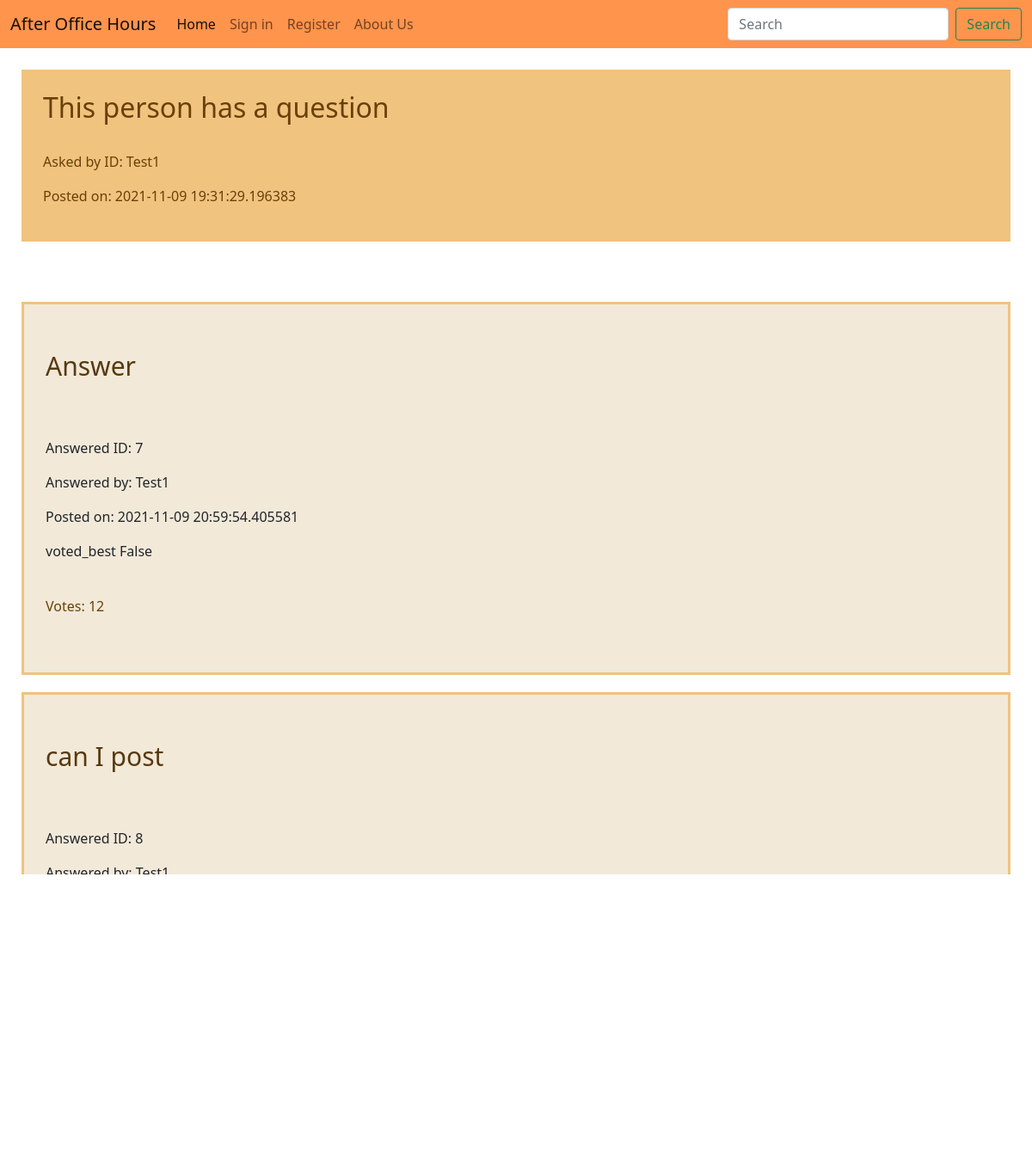
/question/2, run on an earlier commit of the app's database.
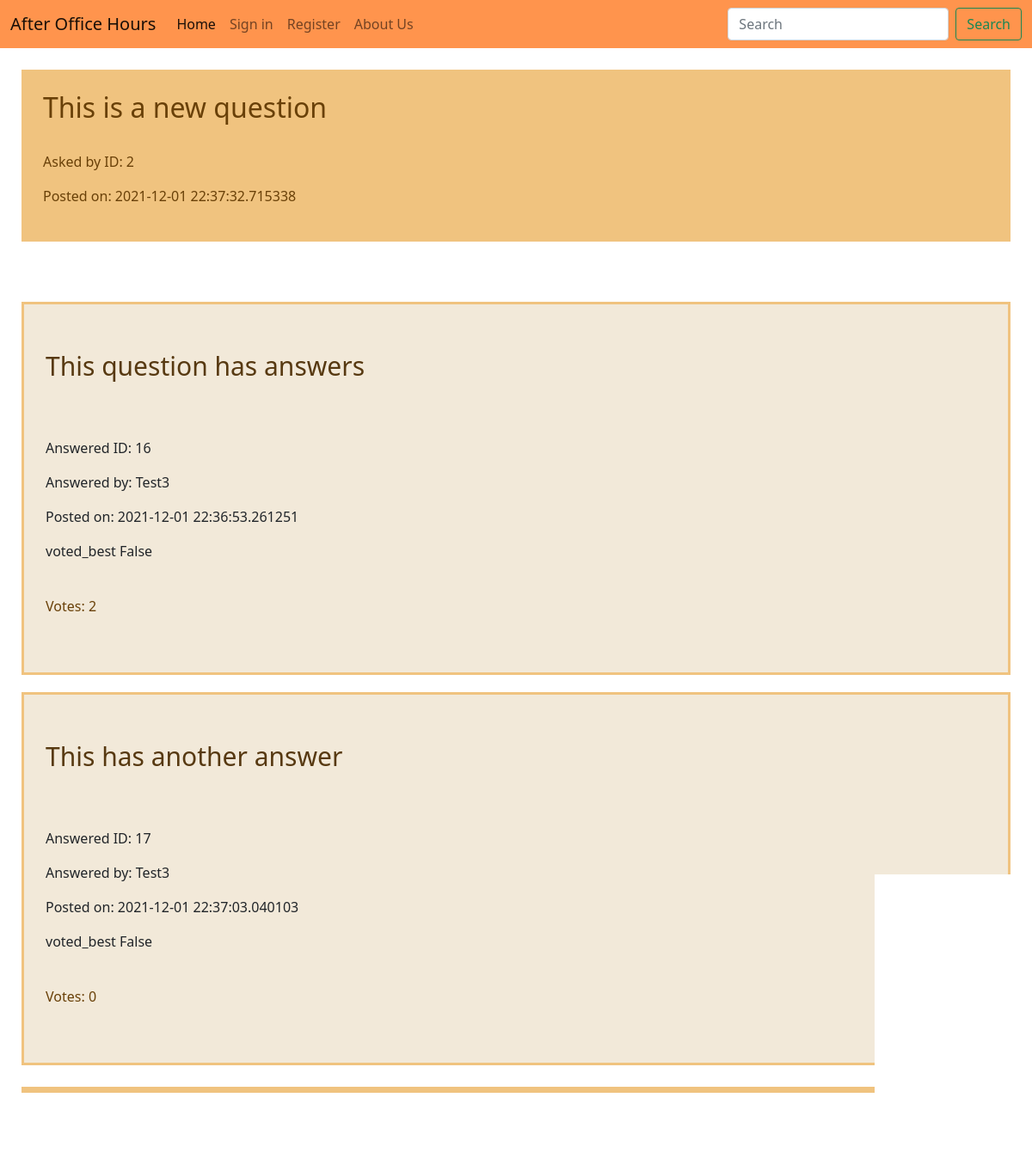
And on a later commit of the database.
### Question.py (models this page shows)
class Question(db.Model):
    id = db.Column(db.Integer, primary_key=True)
    q_text = db.Column(db.Text)
    asked_by_id = db.Column(db.Integer, db.ForeignKey('user.id'))
    post_time = db.Column(db.DateTime)
    solved = db.Column(db.Boolean)
    answers = db.relationship('Answer', backref='question', lazy = True)

class Answer(db.Model):
    id = db.Column(db.Integer, primary_key=True)
    a_text = db.Column(db.Text)
    answered_by_id = db.Column(db.String, db.ForeignKey('user.username'))
    answer_to = db.Column(db.Integer, db.ForeignKey('question.id'))
    post_time = db.Column(db.DateTime)
    votes = db.Column(db.Integer)
    voted_best = db.Column(db.Boolean)

### Question.py (the view)
@app.route("/question/<int:question_id>", methods=['GET', 'POST'])
def question(question_id):
        question = Question.query.get_or_404(question_id)
        question_id = question.id
        if request.method == 'POST' and Answer.query.all()!= None:
            if request.form.get("answer"):
                answer = request.form['answer']
                answer = Answer(
                    a_text = answer,
                    answered_by_id = current_user.username,
                    answer_to = question_id,
                    post_time = datetime.now(),
                    votes = 0,
                    voted_best = False
                )
                db.session.add(answer)
                db.session.commit()
                return redirect(url_for('answer', question_id=question_id))
            elif request.form.get("solved"):
                answer_id = request.form.get("solved")
                current_answer = Answer.query.get_or_404(answer_id)
                current_answer.voted_best = True
                question.solved = True
                db.session.commit()
                return redirect(url_for('answer', question_id=question_id))
            elif request.form.get("voteUp"):
                answer_id = request.form.get("voteUp")
                current_answer = Answer.query.get_or_404(answer_id)
                current_answer.votes = (current_answer.votes + 1)
                db.session.commit()
                q1 = Answer.query.filter_by(answer_to=question_id)
                q1.all()
                q1.order_by(Answer.votes).all()
                answers = q1.order_by(Answer.votes.desc()).all()
                context = {
                'question' : question,
                'answers' : answers
                }
                return render_template( 'question_view.html', question_id=question_id, **context)
            elif request.form.get("voteDown"):
                answer_id = request.form.get("voteDown")
                current_answer = Answer.query.get_or_404(answer_id)
                current_answer.votes = (current_answer.votes - 1)
                db.session.commit()
                q1 = Answer.query.filter_by(answer_to=question_id)
                q1.all()
                q1.order_by(Answer.votes).all()
                answers = q1.order_by(Answer.votes.desc()).all()
                context = {
                'question' : question,
                'answers' : answers
                }
                return render_template( 'question_view.html', question_id=question_id, **context)
        else:
            answers = Answer.query.filter_by(answer_to=question_id).all()
            context = {
            'question' : question,
            'answers' : answers
            }
        return render_template( 'question_view.html', **context)

### Templates/question_view.html (shortened to what this page needs)
{% extends 'home.html' %}
{% block content %}
        <div class="row">
          <div class="col-lg-12">
            <div class="well bs-component">
              <form class="form-horizontal" method="POST" action="{{ url_for('question', question_id=question.id) }}">
                <div class="asked_question_header">
                  <h2>{{ question.q_text }}</h2>
                  <br>
                  <p class="list-group-item-text">Asked by ID: {{ question.asked_by_id }}</p>
                  <p class="list-group-item-text">Posted on: {{ question.post_time }}</p>
                </div>
                <div class="displayed_answers">
                  {% for answer in answers %}
                  <div class="individual_answer">
                    <br>
                    <div class="displayed_answer_header">
                      <p class="list-group-item-text">{{ answer.a_text }}</p>
                     <br>
                    </div>
                    <p class="list-group-item-text">Answered ID: {{ answer.id }}</p>
                    <p class="list-group-item-text">Answered by: {{ answer.answered_by_id }}</p>
                    <p class="list-group-item-text">Posted on: {{ answer.post_time }}</p>
                    <p class="list-group-item-text">voted_best {{ answer.voted_best }}</p>
                    <br>
                      <p class="list-group-item-text" id="votes">Votes: {{ answer.votes }}</p>
                      <br>
                  </div>
                  {% endfor %}
                </div>
                {% if not current_user.is_authenticated %}
                <div class="prompt_user_to_sign_in">
                  <div class="border-top pt-3">
                    <small class="text-muted">
                        Think you can help? <a class="ml-2" href="{{ url_for('register') }}">Sign Up Now!</a>
                    </small>
                  </div>
                </div>
                {%endif %}
              </form>
            </div>
          </div>
        </div>
{% endblock %}

### Templates/home.html (shortened to what this page needs)
<!DOCTYPE html>
<html>
<head>
	<link href="https://cdn.jsdelivr.net/npm/bootstrap@5.1.3/dist/css/bootstrap.min.css" rel="stylesheet">
	<link rel="stylesheet" href="{{ url_for('static', filename = 'website_style.css')}}">
</head>
<body>
    <nav class="navbar navbar-expand-lg navbar-light ">
      <div class="container-fluid">
        <a class="navbar-brand" href="/">After Office Hours</a>
        <div class="collapse navbar-collapse" id="navbarScroll">
          <ul class="navbar-nav me-auto my-2 my-lg-0 navbar-nav-scroll" style="--bs-scroll-height: 100px;">
            <li class="nav-item">
              <a class="nav-link active" aria-current="page" href="{{ url_for('home') }}">Home</a>
            </li>
            {% if not current_user.is_authenticated %}
            <li class="nav-item">
              <a class="nav-link"href="{{ url_for('login') }} ">Sign in</a>
            </li>
            <li class="nav-item">
              <a class="nav-link"href="{{ url_for('register') }} ">Register</a>
            </li>
            {%endif%}
              <a class="nav-link" href="{{ url_for('about') }} ">About Us</a>
          </ul>
          <form class="d-flex">
            <input class="form-control me-2" type="search" placeholder="Search" aria-label="Search">
            <button class="btn btn-outline-success" type="submit">Search</button>
          </form>
        </div>
      </div>
    </nav>
    {% block content %}{% endblock content %}
  </body>
</html>

### static/website_style.css (style rules this page uses)
* { margin: 0; padding: 0; }
.navbar-light { background-color: rgb(255, 148, 77); }
#votes { color: rgb(105, 64, 8); }
.asked_question_header { background-color: rgb(240, 195, 127); color: rgb(105, 64, 8); margin: 25px; padding: 25px; }
.displayed_answers { padding: 25px; }
.individual_answer { margin-top: 20px; padding: 25px; border-style: solid; border-width: 3px; background-color: rgb(242, 233, 217); border-color: rgb(240, 195, 127); }
.displayed_answer_header { font-size: 30px; color: rgb(87, 57, 17); }
.prompt_user_to_sign_in { padding: 25px; margin-left: 25px; background-color: rgb(240, 195, 127); }
.prompt_user_to_sign_in small { font-size: 15px; }

What changed in the data, as far as the page shows it:
no longer on this page (row edited): Answer: a_text "Answer", id "7", answered_by_id "Test1", post_time "2021-11-09 20:59:54.405581", voted_best "False", votes "12"
no longer on this page (row edited): Answer: a_text "can I post", id "8", answered_by_id "Test1"
changed Question: q_text "This person has a question" → "This is a new question"; asked_by_id "Test1" → "2"; post_time "2021-11-09 19:31:29.196383" → "2021-12-01 22:37:32.715338"
now on this page (row edited): Answer: a_text "This question has answers", id "16", answered_by_id "Test3", post_time "2021-12-01 22:36:53.261251", voted_best "False", votes "2"
now on this page (row edited): Answer: a_text "This has another answer", id "17", answered_by_id "Test3", post_time "2021-12-01 22:37:03.040103", voted_best "False", votes "0"
